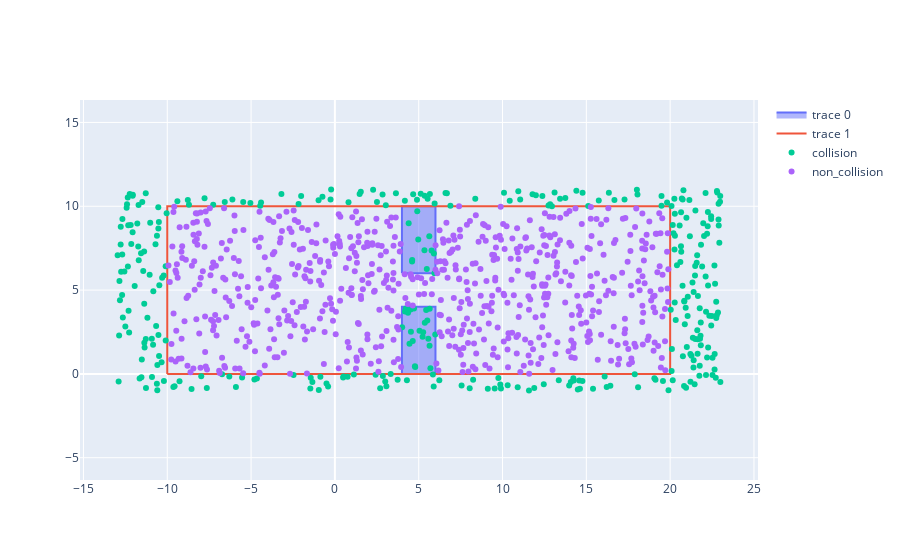

Notebook code for this chart:
### Code cell
points = np.random.rand(1000, 2)
points[:, 0] = 5 + (points[:, 0] - 0.5) * 2 * 18
points[:, 1] = 5 + (points[:, 1] - 0.5) * 2 * 6
points = PointArray2D.from_vec(points)
parameters = {
    "outside_rectangle_region_array": [[-10, 20, 0, 10]], "inside_rectangle_region_array": [[4, 6, 0, 4], [4, 6, 6, 10]]
}
collision_detector = RectangleRegionCollisionDetector.from_dict(parameters)
mask = collision_detector.is_collision(points)
fig = RectangleRegionCollisionDetectorVisualizer().visualize(collision_detector)
fig.add_scatter(x=points.as_numpy()[:, 0][mask], y=points.as_numpy()[:, 1][mask], name="collision", mode="markers")
fig.add_scatter(x=points.as_numpy()[:, 0][~mask], y=points.as_numpy()[:, 1][~mask], name="non_collision",
                mode="markers")
fig.show()

### Figure 1 — Plotly figure (JSON) as saved in the notebook; plotly's stock layout.template omitted (floating-point values rounded to 4 significant figures; data arrays with more than 128 entries replaced by an {"elided": "..."} marker saying what was removed)
{"data": [{"fill": "toself", "mode": "lines", "x": [4, 6, 6, 4, 4, null, 4, 6, 6, 4, 4], "y": [0, 0, 4, 4, 0, null, 6, 6, 10, 10, 6], "type": "scatter"}, {"mode": "lines", "x": [-10, 20, 20, -10, -10], "y": [0, 0, 10, 10, 0], "type": "scatter"}, {"mode": "markers", "name": "collision", "x": {"elided": "335 float values"}, "y": {"elided": "335 float values"}, "type": "scatter"}, {"mode": "markers", "name": "non_collision", "x": {"elided": "665 float values"}, "y": {"elided": "665 float values"}, "type": "scatter"}], "layout": {"xaxis": {"anchor": "y", "domain": [0.0, 1.0]}, "yaxis": {"anchor": "x", "domain": [0.0, 1.0], "scaleanchor": "x", "scaleratio": 1}}}
